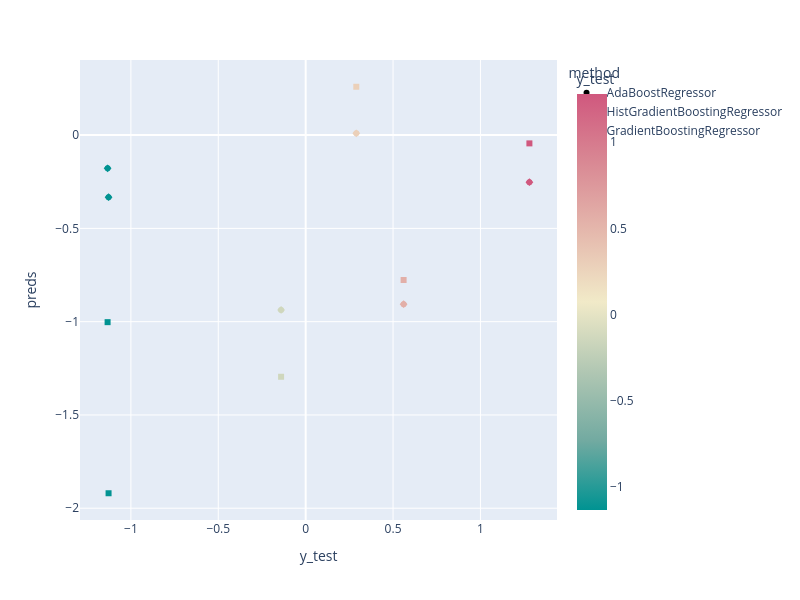

The notebook cell saved with this chart:
### Code cell
fig = go.Figure()
fig = px.scatter(pred_df,x='y_test', y='preds',
                 color_continuous_scale=px.colors.diverging.Tealrose,color='y_test',
                 symbol='method',
                width=800, height=600)
fig.show()

### Figure 1 — Plotly figure (JSON) as saved in the notebook; plotly's stock layout.template omitted (floating-point values rounded to 4 significant figures)
{"data": [{"hovertemplate": "method=AdaBoostRegressor<br>y_test=%{marker.color}<br>preds=%{y}<extra></extra>", "legendgroup": "AdaBoostRegressor", "marker": {"color": [-1.133, -0.1407, 1.28, 0.2896, 0.5603, -1.128], "coloraxis": "coloraxis", "symbol": "circle"}, "mode": "markers", "name": "AdaBoostRegressor", "orientation": "v", "showlegend": true, "type": "scatter", "x": [-1.133, -0.1407, 1.28, 0.2896, 0.5603, -1.128], "xaxis": "x", "y": [-0.1781, -0.9368, -0.2521, 0.00974, -0.9061, -0.3328], "yaxis": "y"}, {"hovertemplate": "method=HistGradientBoostingRegressor<br>y_test=%{marker.color}<br>preds=%{y}<extra></extra>", "legendgroup": "HistGradientBoostingRegressor", "marker": {"color": [-1.133, -0.1407, 1.28, 0.2896, 0.5603, -1.128], "coloraxis": "coloraxis", "symbol": "diamond"}, "mode": "markers", "name": "HistGradientBoostingRegressor", "orientation": "v", "showlegend": true, "type": "scatter", "x": [-1.133, -0.1407, 1.28, 0.2896, 0.5603, -1.128], "xaxis": "x", "y": [-0.1781, -0.9368, -0.2521, 0.00974, -0.9061, -0.3328], "yaxis": "y"}, {"hovertemplate": "method=GradientBoostingRegressor<br>y_test=%{marker.color}<br>preds=%{y}<extra></extra>", "legendgroup": "GradientBoostingRegressor", "marker": {"color": [-1.133, -0.1407, 1.28, 0.2896, 0.5603, -1.128], "coloraxis": "coloraxis", "symbol": "square"}, "mode": "markers", "name": "GradientBoostingRegressor", "orientation": "v", "showlegend": true, "type": "scatter", "x": [-1.133, -0.1407, 1.28, 0.2896, 0.5603, -1.128], "xaxis": "x", "y": [-1.003, -1.295, -0.04432, 0.2593, -0.7767, -1.92], "yaxis": "y"}], "layout": {"coloraxis": {"colorbar": {"title": {"text": "y_test"}}, "colorscale": [[0, "rgb(0, 147, 146)"], [0.1667, "rgb(114, 170, 161)"], [0.3333, "rgb(177, 199, 179)"], [0.5, "rgb(241, 234, 200)"], [0.6667, "rgb(229, 185, 173)"], [0.8333, "rgb(217, 137, 148)"], [1, "rgb(208, 88, 126)"]]}, "height": 600, "legend": {"title": {"text": "method"}, "tracegroupgap": 0}, "margin": {"t": 60}, "width": 800, "xaxis": {"anchor": "y", "domain": [0, 1], "title": {"text": "y_test"}}, "yaxis": {"anchor": "x", "domain": [0, 1], "title": {"text": "preds"}}}}
